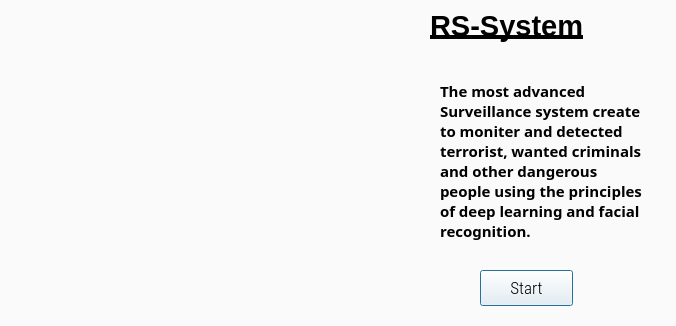
<?xml version="1.0" encoding="UTF-8"?>
<ui version="4.0">
 <class>Dialog</class>
 <widget class="QDialog" name="Dialog">
  <property name="geometry">
   <rect>
    <x>0</x>
    <y>0</y>
    <width>676</width>
    <height>326</height>
   </rect>
  </property>
  <property name="minimumSize">
   <size>
    <width>508</width>
    <height>259</height>
   </size>
  </property>
  <property name="maximumSize">
   <size>
    <width>1900</width>
    <height>1600</height>
   </size>
  </property>
  <property name="acceptDrops">
   <bool>false</bool>
  </property>
  <property name="windowTitle">
   <string>R-Surveillance System</string>
  </property>
  <property name="windowIcon">
   <iconset>
    <normaloff>icon.png</normaloff>icon.png</iconset>
  </property>
  <property name="autoFillBackground">
   <bool>false</bool>
  </property>
  <property name="styleSheet">
   <string notr="true">background-color:rgb(250,250,250);</string>
  </property>
  <widget class="QWidget" name="verticalLayoutWidget">
   <property name="geometry">
    <rect>
     <x>0</x>
     <y>0</y>
     <width>525</width>
     <height>472</height>
    </rect>
   </property>
   <layout class="QVBoxLayout" name="verticalLayout">
    <item>
     <layout class="QHBoxLayout" name="horizontalLayout">
      <item>
       <widget class="QLabel" name="logolabel">
        <property name="maximumSize">
         <size>
          <width>1000</width>
          <height>1001</height>
         </size>
        </property>
        <property name="text">
         <string/>
        </property>
        <property name="pixmap">
         <pixmap>logo.png</pixmap>
        </property>
        <property name="scaledContents">
         <bool>true</bool>
        </property>
       </widget>
      </item>
     </layout>
    </item>
   </layout>
  </widget>
  <widget class="QPushButton" name="runButton">
   <property name="geometry">
    <rect>
     <x>480</x>
     <y>270</y>
     <width>93</width>
     <height>36</height>
    </rect>
   </property>
   <property name="maximumSize">
    <size>
     <width>200</width>
     <height>16777215</height>
    </size>
   </property>
   <property name="font">
    <font>
     <family>Roboto Condensed Light</family>
     <pointsize>13</pointsize>
    </font>
   </property>
   <property name="text">
    <string>Start</string>
   </property>
   <property name="iconSize">
    <size>
     <width>30</width>
     <height>20</height>
    </size>
   </property>
  </widget>
  <widget class="QLabel" name="label">
   <property name="geometry">
    <rect>
     <x>420</x>
     <y>60</y>
     <width>231</width>
     <height>201</height>
    </rect>
   </property>
   <property name="font">
    <font>
     <family>Rockwell</family>
     <pointsize>11</pointsize>
     <weight>75</weight>
     <italic>false</italic>
     <bold>true</bold>
     <underline>false</underline>
     <strikeout>false</strikeout>
    </font>
   </property>
   <property name="text">
    <string>The most advanced Surveillance system create to moniter and detected terrorist, wanted criminals and other dangerous people using the principles of deep learning and facial recognition.</string>
   </property>
   <property name="textFormat">
    <enum>Qt::MarkdownText</enum>
   </property>
   <property name="scaledContents">
    <bool>true</bool>
   </property>
   <property name="alignment">
    <set>Qt::AlignLeading|Qt::AlignLeft|Qt::AlignVCenter</set>
   </property>
   <property name="wordWrap">
    <bool>true</bool>
   </property>
   <property name="indent">
    <number>20</number>
   </property>
  </widget>
  <widget class="QLabel" name="label_2">
   <property name="geometry">
    <rect>
     <x>430</x>
     <y>0</y>
     <width>201</width>
     <height>51</height>
    </rect>
   </property>
   <property name="font">
    <font>
     <pointsize>22</pointsize>
     <weight>75</weight>
     <italic>false</italic>
     <bold>true</bold>
     <underline>true</underline>
    </font>
   </property>
   <property name="text">
    <string>RS-System</string>
   </property>
  </widget>
 </widget>
 <resources>
  <include location="resource.qrc"/>
  <include location="resource.qrc"/>
 </resources>
 <connections/>
</ui>
